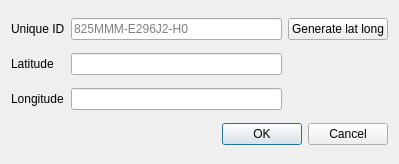
<?xml version="1.0" encoding="UTF-8"?>
<ui version="4.0">
 <class>ulpin_to_latlongDialogBase</class>
 <widget class="QDialog" name="ulpin_to_latlongDialogBase">
  <property name="geometry">
   <rect>
    <x>0</x>
    <y>0</y>
    <width>399</width>
    <height>164</height>
   </rect>
  </property>
  <property name="windowTitle">
   <string>ulpin_to_latlong</string>
  </property>
  <property name="statusTip">
   <string/>
  </property>
  <property name="whatsThis">
   <string/>
  </property>
  <property name="accessibleName">
   <string/>
  </property>
  <property name="autoFillBackground">
   <bool>false</bool>
  </property>
  <property name="locale">
   <locale language="English" country="Kenya"/>
  </property>
  <layout class="QGridLayout" name="gridLayout">
   <item row="0" column="0">
    <widget class="QLabel" name="label">
     <property name="text">
      <string>Unique ID</string>
     </property>
    </widget>
   </item>
   <item row="0" column="1">
    <widget class="QLineEdit" name="lineEdit">
     <property name="enabled">
      <bool>true</bool>
     </property>
     <property name="statusTip">
      <string/>
     </property>
     <property name="inputMask">
      <string/>
     </property>
     <property name="text">
      <string extracomment="edfsd"/>
     </property>
     <property name="readOnly">
      <bool>false</bool>
     </property>
     <property name="placeholderText">
      <string extracomment="Hello">825MMM-E296J2-H0</string>
     </property>
    </widget>
   </item>
   <item row="0" column="2">
    <widget class="QPushButton" name="pushButton">
     <property name="text">
      <string>Generate lat long</string>
     </property>
    </widget>
   </item>
   <item row="1" column="0">
    <widget class="QLabel" name="label_2">
     <property name="text">
      <string>Latitude</string>
     </property>
    </widget>
   </item>
   <item row="1" column="1">
    <widget class="QLineEdit" name="lineEdit_2"/>
   </item>
   <item row="2" column="0">
    <widget class="QLabel" name="label_3">
     <property name="text">
      <string>Longitude</string>
     </property>
    </widget>
   </item>
   <item row="2" column="1">
    <widget class="QLineEdit" name="lineEdit_3"/>
   </item>
   <item row="3" column="0" colspan="3">
    <widget class="QDialogButtonBox" name="button_box">
     <property name="orientation">
      <enum>Qt::Horizontal</enum>
     </property>
     <property name="standardButtons">
      <set>QDialogButtonBox::Cancel|QDialogButtonBox::Ok</set>
     </property>
    </widget>
   </item>
  </layout>
 </widget>
 <resources/>
 <connections>
  <connection>
   <sender>button_box</sender>
   <signal>accepted()</signal>
   <receiver>ulpin_to_latlongDialogBase</receiver>
   <slot>accept()</slot>
   <hints>
    <hint type="sourcelabel">
     <x>20</x>
     <y>20</y>
    </hint>
    <hint type="destinationlabel">
     <x>20</x>
     <y>20</y>
    </hint>
   </hints>
  </connection>
  <connection>
   <sender>button_box</sender>
   <signal>rejected()</signal>
   <receiver>ulpin_to_latlongDialogBase</receiver>
   <slot>reject()</slot>
   <hints>
    <hint type="sourcelabel">
     <x>20</x>
     <y>20</y>
    </hint>
    <hint type="destinationlabel">
     <x>20</x>
     <y>20</y>
    </hint>
   </hints>
  </connection>
 </connections>
</ui>
